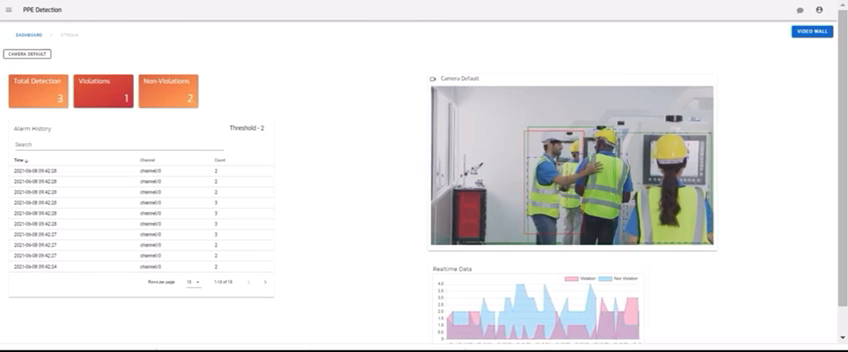
#> input picture frame 85 of lab2/B27_E22CSEU0807_KritikaSaanvi/WhatsApp Video 2025-05-10 at 16.47.10_1f72c4a5.mp4, 848 x 352 px, given in place of triveni.mp4, which was not available
$ python v5_smoothen.py
#> lines starting #> are read from the running program, lines starting #| are printed output that depends on the picture; after the words box and inside, x2 and y2 are one past the last pixel; in counts of white or black regions, pixels touching at a corner belong together; pictures that were not available may be replaced by others from this repository, and a replacement may not be noted
import cv2
import numpy as np

cap = cv2.VideoCapture('triveni.mp4')

while True:
    _, frame = cap.read()
#> frame is the input picture: shape (352, 848, 3); mean B, G, R 231.3, 231.9, 233.9
    hsv =  cv2.cvtColor(frame, cv2.COLOR_BGR2HSV)
#> hsv: shape (352, 848, 3); mean H, S, V 37, 11.4, 236.7

    lower_red = np.array([20,30,0])
    upper_red = np.array([180,255,150])

    mask = cv2.inRange(hsv, lower_red, upper_red)
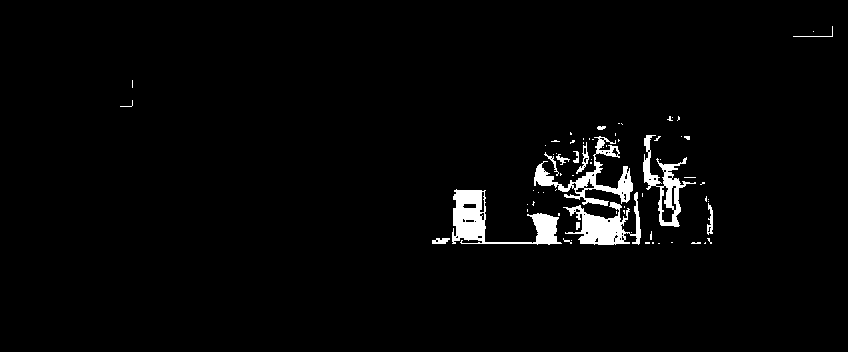
#> mask: shape (352, 848); 2.6% white; 71 white regions (58 under 20 px), largest, box (x1, y1, x2, y2) and area: (452, 189, 562, 245) 2239, (534, 136, 633, 206) 1670, (563, 192, 641, 245) 1651
    res = cv2.bitwise_and(frame, frame, mask=mask)
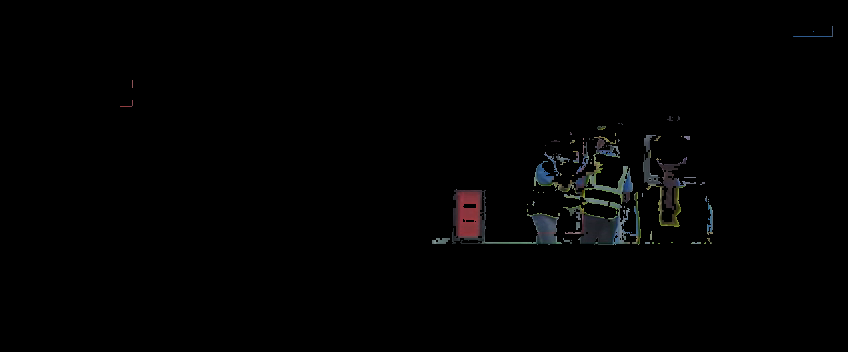
#> res: shape (352, 848, 3); mean B, G, R 2.1, 2, 2.1
    # adding kernel
    kernel = np.ones((15,15), np.float32)/225
    smoothed = cv2.filter2D(res, -1, kernel)
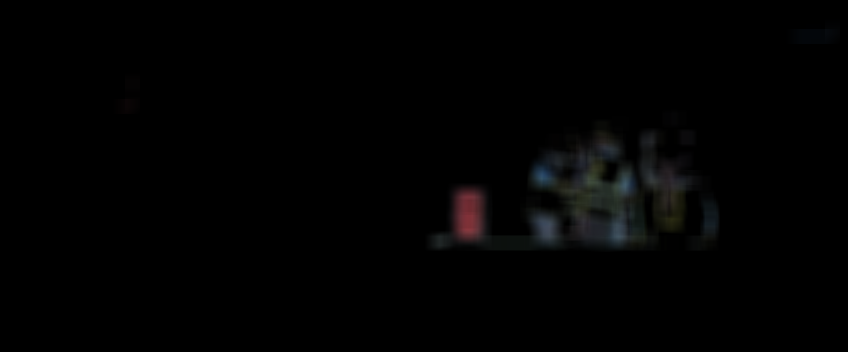
#> smoothed: shape (352, 848, 3); mean B, G, R 2.1, 2, 2.1
    blur = cv2.GaussianBlur(res, (15,15), 0)
    median = cv2.medianBlur(res, 15)
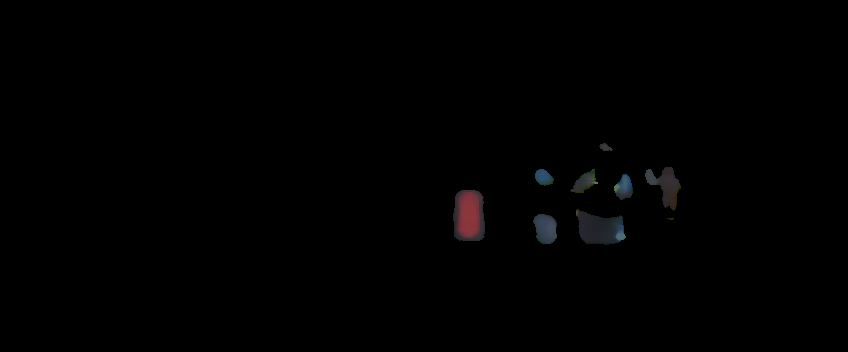
#> median: shape (352, 848, 3); mean B, G, R 1, 0.9, 1

    cv2.imshow('frame', frame)
    cv2.imshow('mask', mask)
    cv2.imshow('res', res)
    cv2.imshow('smoothened', smoothed)
    cv2.imshow('blur', blur)
    cv2.imshow('MEDIAN', median)


    k = cv2.waitKey(5) & 0xFF
#> (key Esc is pressed here)
    if k == 27:
        break

cv2.destroyAllWindows()
cap.release()

$ run again, starting later in the video
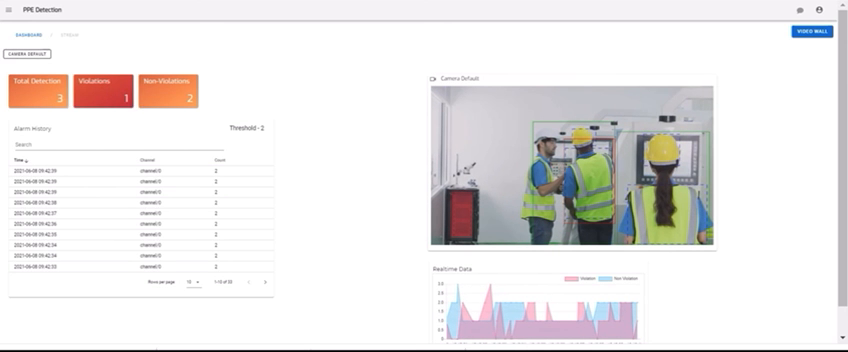
#> input picture frame 382 of lab2/B27_E22CSEU0807_KritikaSaanvi/WhatsApp Video 2025-05-10 at 16.47.10_1f72c4a5.mp4, 848 x 352 px, given in place of triveni.mp4, which was not available
#> frame is the input picture: shape (352, 848, 3); mean B, G, R 231.4, 232, 234.3
#> hsv: shape (352, 848, 3); mean H, S, V 36.4, 11.4, 236.8
#> `mask = cv2.inRange(hsv, lower_red, upper_red)`:
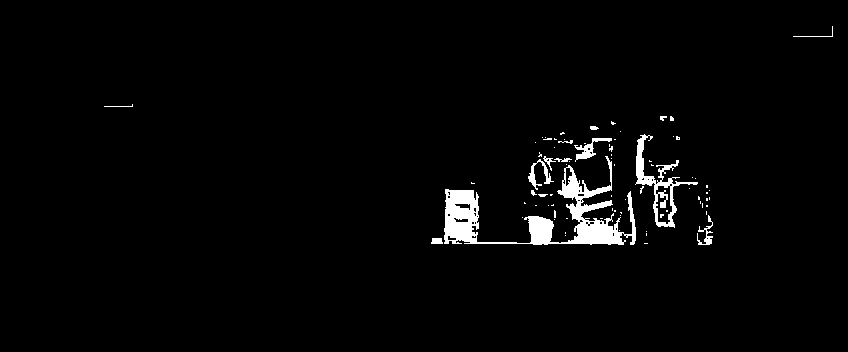
#> mask: shape (352, 848); 2.4% white; 79 white regions (64 under 20 px), largest, box (x1, y1, x2, y2) and area: (444, 156, 636, 245) 4667, (635, 134, 698, 228) 1166, (574, 138, 612, 162) 270
#> `median = cv2.medianBlur(res, 15)`:
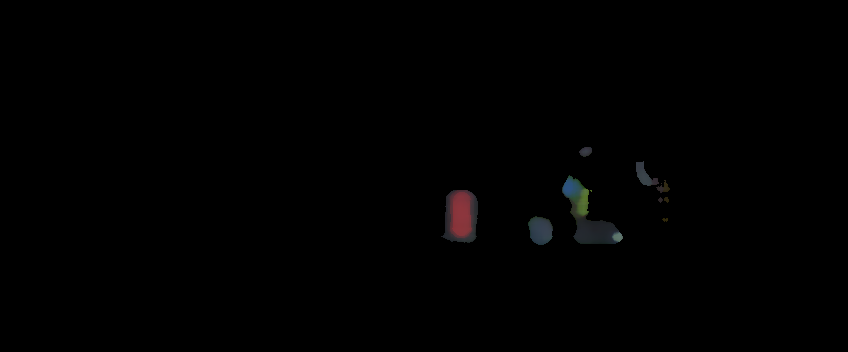
#> median: shape (352, 848, 3); mean B, G, R 0.8, 0.8, 0.9

$ run again, starting later in the video
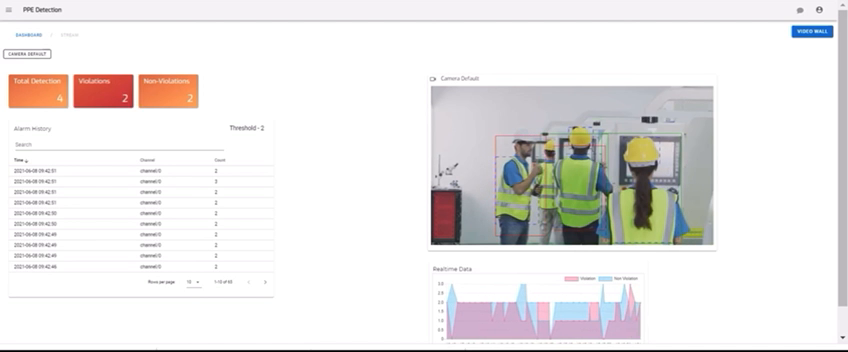
#> input picture frame 680 of lab2/B27_E22CSEU0807_KritikaSaanvi/WhatsApp Video 2025-05-10 at 16.47.10_1f72c4a5.mp4, 848 x 352 px, given in place of triveni.mp4, which was not available
#> frame is the input picture: shape (352, 848, 3); mean B, G, R 230.8, 231.6, 233.9
#> hsv: shape (352, 848, 3); mean H, S, V 38.5, 11.9, 236.5
#> `mask = cv2.inRange(hsv, lower_red, upper_red)`:
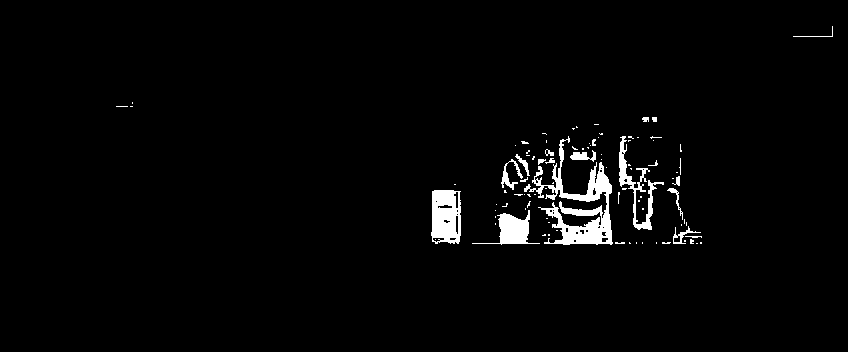
#> mask: shape (352, 848); 2.5% white; 93 white regions (75 under 20 px), largest, box (x1, y1, x2, y2) and area: (524, 136, 613, 245) 2925, (431, 190, 461, 244) 1353, (619, 136, 664, 230) 883
#> `median = cv2.medianBlur(res, 15)`:
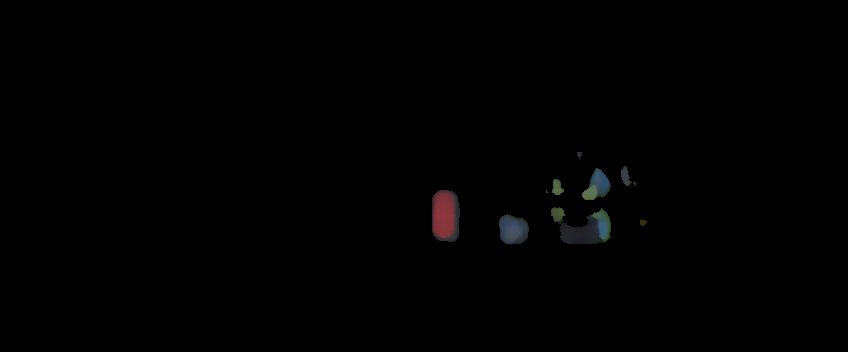
#> median: shape (352, 848, 3); mean B, G, R 0.9, 0.9, 1
